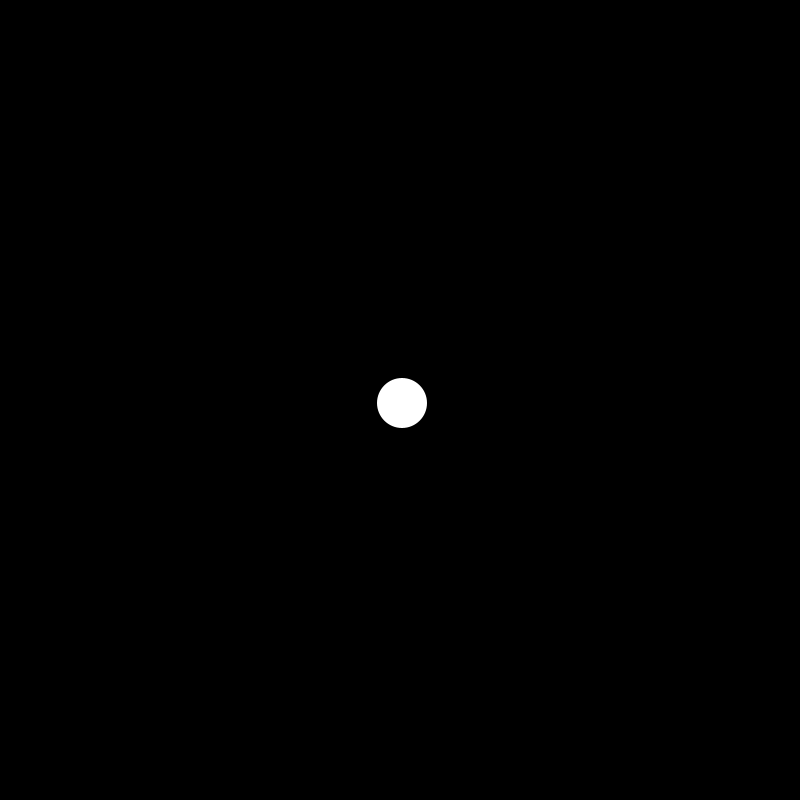
Frame 1 (no input)
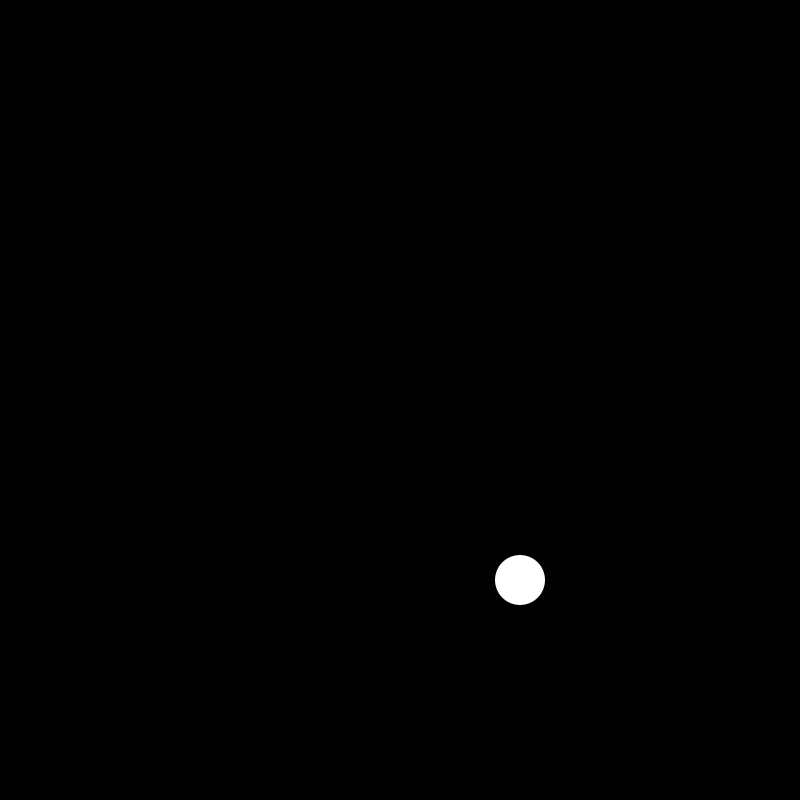
Frame 60 (the mouse pressed at the canvas centre just before this capture)
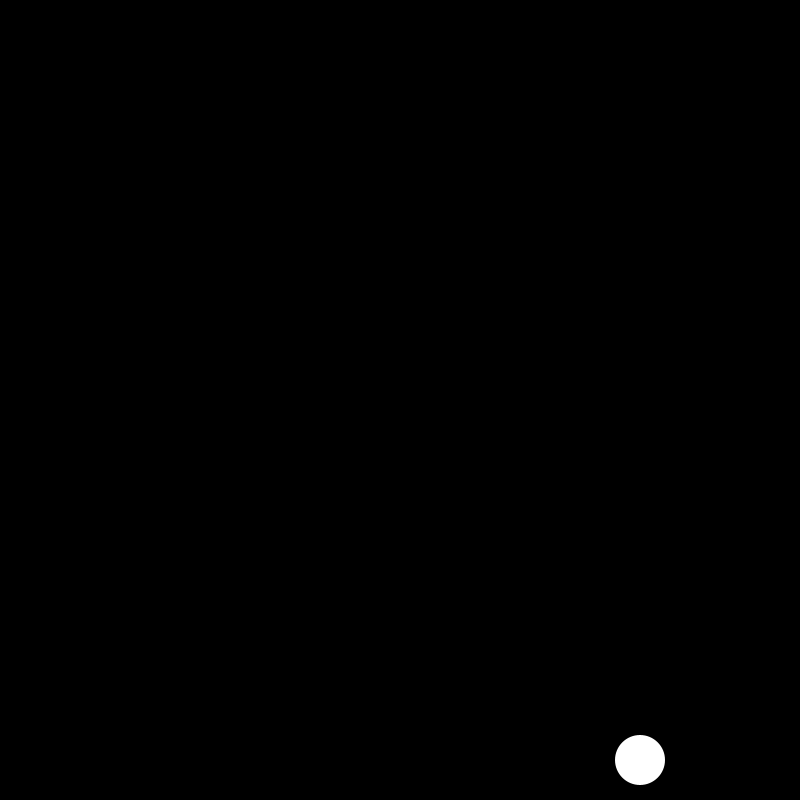
Frame 120 (the mouse held since frame 60 and released just before this capture)

The Processing sketch that drew these frames (run headless with seeded random() and noise(); from frame 60 on, the mouse is pressed at the canvas centre):

// Processing sketch: bubbles
// ── bubbles.pde
float xPos;
float yPos;

float xSpeed = 2.0;
float ySpeed = 3.0;

int xDirection = 1;
int yDirection = 1;

void setup() {
  size(800, 800);
  noStroke();
  frameRate(60);

  // Inicializamos nuestra burbuja en la mitad de la pantalla
  xPos = width / 2;
  yPos = height / 2;
}


void draw() {
  background(0);

  xPos = xPos + (xSpeed * xDirection);
  yPos = yPos + (ySpeed * yDirection);

  if (xPos > width || xPos == 0) {
    xDirection = xDirection * -1;    
  }

  if (yPos > height || yPos < 0) {
    yDirection = yDirection * -1;
  }
  
  ellipse(xPos, yPos, 50, 50);
}
